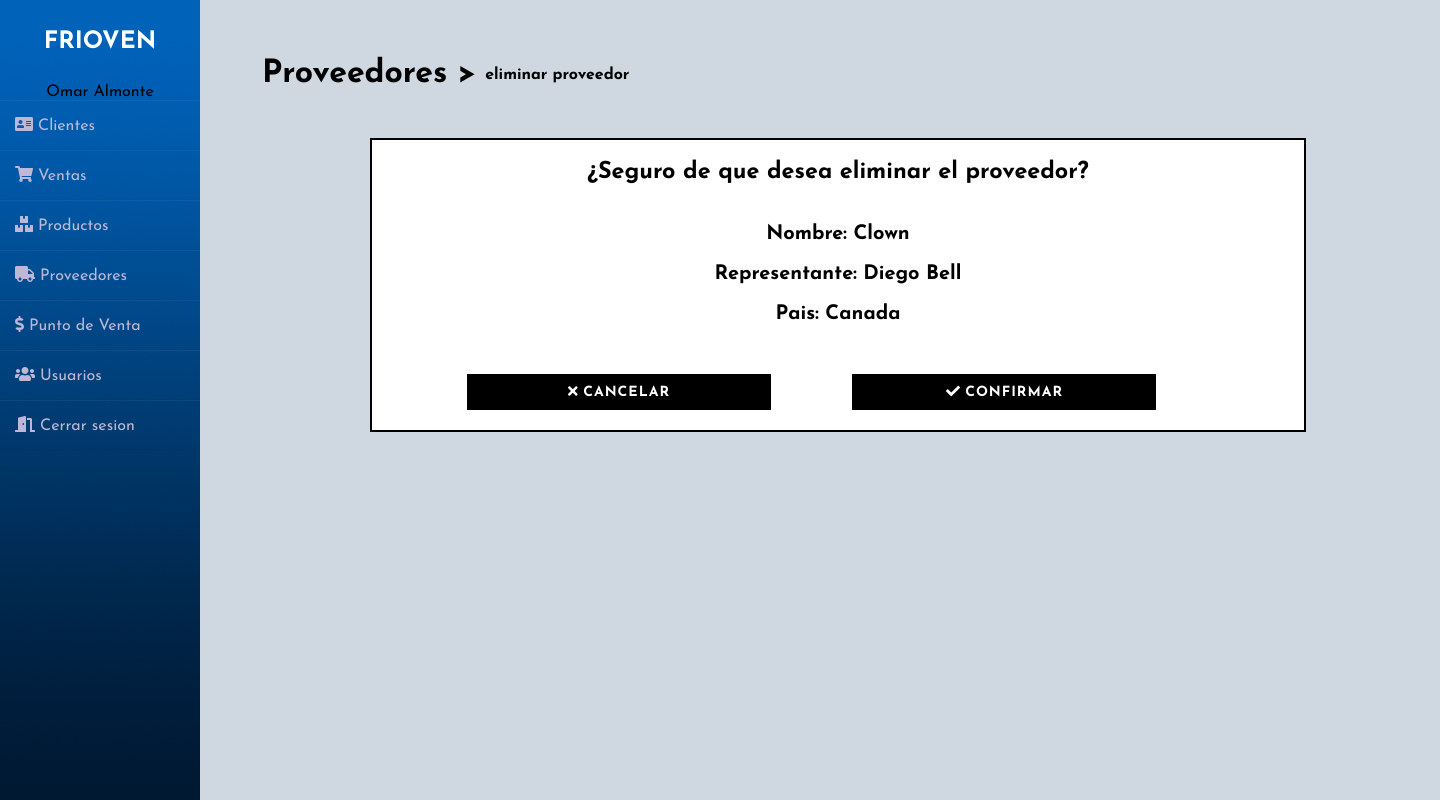
/d_prov.php?id=1 (signed in), run on the app's committed database.
### tables this page shows
CREATE TABLE `proveedor` (
  `idproveedor` int(11) NOT NULL,
  `nombreprov` varchar(255) NOT NULL,
  `representante` varchar(255) NOT NULL,
  `telefono` varchar(255) NOT NULL,
  `pais` varchar(255) NOT NULL,
  `activo` char(2) NOT NULL DEFAULT 'si'
);

### d_prov.php (the view, shortened to what this page needs)
<?php
  include 'links/d_clientelinks.php';
  include 'back/conexion.php';
 ?>
<?php
    $id = $_GET["id"];
    $cons = "SELECT nombreprov,representante,pais FROM proveedor WHERE idproveedor = $id";
    $ejec = mysqli_query($con,$cons);
    $rs = mysqli_fetch_array($ejec);
?>
<!DOCTYPE html>
<html>
<head>
</head>
<body>
	<div class="wrapper">
    <?php
    include 'links/sidebar.php';
    ?>
    <div class="main_content">
    <h1 class="black down"><a class="black" href="proveedores.php">Proveedores</a> ></h1>
    <h4 class="downr2">eliminar proveedor</h4>
    <div class="downp">
        <div class="conf">
          <h3 align="center">¿Seguro de que desea eliminar el proveedor?</h3><br><br>
          <h4 align="center">Nombre: <?php echo $rs["nombreprov"]; ?></h4><br>
          <h4 align="center">Representante: <?php echo $rs["representante"]; ?></h4><br>
          <h4 align="center">Pais: <?php echo $rs["pais"]; ?></h4>
          <button class="bot bot2 btn btn-2" onclick="window.location.href = 'proveedores.php';" ><i class="fas fa-times"></i>  cancelar </button>
          <button class="bot bot2 btn btn-2" onclick="window.location.href = 'back/b_dproveedor.php?id=<?php echo $id ?>';" ><i class="fas fa-check"></i>  confirmar </button>
        </div>
    </div>
        </div>
    	</div>
</body>
</html>

### css/cssgeneral.css (style rules this page uses)
.down { transform: translate(5%, 180%); }
.downr2 { transform: translate(23%, 220%); }
* { outline:none !important; }
a { text-decoration: none !important;outline: none !important; }
.downp { margin-left: 70px; margin-top: 90px; font-size: 20px; }

### css/botones.css (style rules this page uses)
.btn { border: none; font-size: 20px; color: inherit; background: none; cursor: pointer; padding: 15px 40px; text-transform: uppercase; letter-spacing: 1px; font-weight: 700; outline: none; -webkit-transition: all 0.3s; -moz-transition: all 0.3s; transition: all 0.3s; }
.btn:after { content: ''; position: absolute; z-index: -1; -webkit-transition: all 0.3s; -moz-transition: all 0.3s; transition: all 0.3s; }
.btn:before { speak: none; font-style: normal; font-weight: normal; font-variant: normal; text-transform: none; line-height: 1; position: relative; -webkit-font-smoothing: antialiased; }
.btn-2 { background: black; color: #fff; }
.btn-2:before { position: absolute; height: 100%; left: 0; top: 0; line-height: 3; font-size: 140%; width: 60px; }

### css/confirmardc.css (style rules this page uses)
.conf { padding: 20px; border: 2px solid black; width: 80%; margin-left: 100px; background: white; font-size: 20px; }

### css/botones2.css (style rules this page uses)
.bot { margin-top: 50px; margin-left: 75px; padding: 10px; width: 304px; font-size: 14px; }

### css/sidebar.css (style rules this page uses)
* { margin: 0; padding: 0; box-sizing: border-box; list-style: none; text-decoration: none; font-family: 'Josefin Sans', sans-serif; }
body { background-color: #00325e30; }
.wrapper { display: flex; position: relative; }
.wrapper .main_content { width: 100%; margin-left: 200px; }

### fw/all.css (style rules this page uses)
.fa-check:before { content: "\f00c"; }
.fa-times:before { content: "\f00d"; }

### data on the page
proveedor: nombreprov "Clown", representante "Diego Bell", pais "Canada"

### other printed values
$fn "Omar Almonte"
